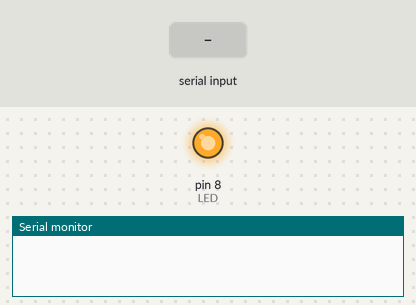
The sketch below on a simulated Arduino Uno, built with avr-gcc and run on an emulated ATmega328P. Shown: output pins drawn as LEDs (lit = HIGH), the last lines printed to the serial monitor. Inputs (shaded band) come from the test bench.

Above: at 1.2 s.
1.3 s: "1" received over the second serial link
At 1.9 s:
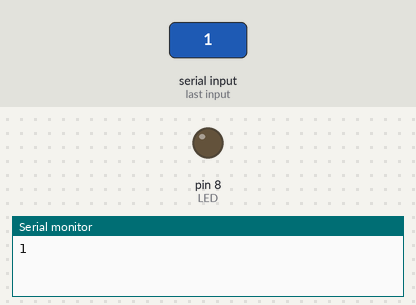
2.8 s: "0" received over the second serial link
At 3.1 s:
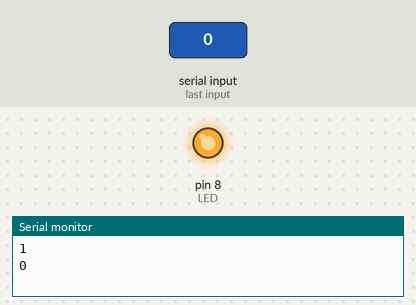
4.3 s: "2" received over the second serial link
At 5.4 s:
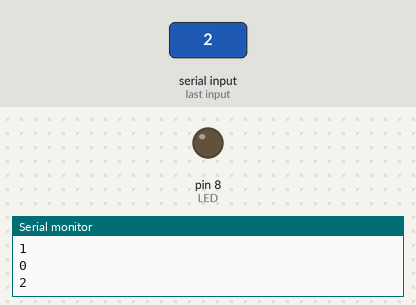
Timing chart, 0 to 7.3 s (numbered marks = the images above; inputs shaded):
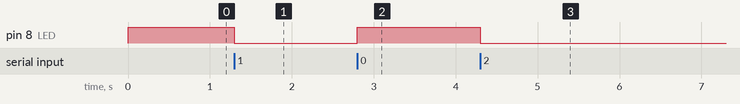

Measured:
- after the input at 1.3 s, pin 8 (LED): HIGH → LOW at once
- after the input at 2.8 s, pin 8 (LED): LOW → HIGH at once
- after the input at 4.3 s, pin 8 (LED): HIGH → LOW at once

The sketch:

arduinoCode.ino
```cpp
#include<SoftwareSerial.h>

SoftwareSerial SUART(2, 3); //RX = DPin-2; TX = DPin-3
uint8_t LED = 8;
uint8_t VAL = 0;

void setup()
{
  Serial.begin(9600);
  SUART.begin(9600);
  pinMode(LED,OUTPUT);
}
void loop()
{
  byte n = SUART.available();
  if (n != 0)
  {
    char x = SUART.read();
    Serial.println(x);
    if(VAL == 0){
      VAL = 1;
    }
    else{
      VAL = 0;
    }

  }

  if(VAL == 0){
      digitalWrite(LED,1);
    }
  else{
      digitalWrite(LED, 0);
  }

}
```
